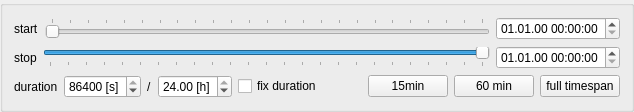
     <widget class="QGroupBox" name="groupBox">
      <property name="title">
       <string/>
      </property>
      <layout class="QVBoxLayout" name="verticalLayout">
       <item>
        <layout class="QHBoxLayout" name="horizontalLayout_start">
         <item>
          <widget class="QLabel" name="label_start">
           <property name="text">
            <string>start</string>
           </property>
          </widget>
         </item>
         <item>
          <widget class="QSlider" name="horizontalSlider_start">
           <property name="sizePolicy">
            <sizepolicy hsizetype="Expanding" vsizetype="Fixed">
             <horstretch>0</horstretch>
             <verstretch>0</verstretch>
            </sizepolicy>
           </property>
           <property name="maximum">
            <number>86400</number>
           </property>
           <property name="singleStep">
            <number>900</number>
           </property>
           <property name="pageStep">
            <number>900</number>
           </property>
           <property name="orientation">
            <enum>Qt::Horizontal</enum>
           </property>
           <property name="tickPosition">
            <enum>QSlider::TicksAbove</enum>
           </property>
           <property name="tickInterval">
            <number>3600</number>
           </property>
          </widget>
         </item>
         <item>
          <widget class="QDateTimeEdit" name="dateTimeEdit_start">
           <property name="sizePolicy">
            <sizepolicy hsizetype="Minimum" vsizetype="Fixed">
             <horstretch>0</horstretch>
             <verstretch>0</verstretch>
            </sizepolicy>
           </property>
           <property name="dateTime">
            <datetime>
             <hour>0</hour>
             <minute>0</minute>
             <second>0</second>
             <year>2000</year>
             <month>1</month>
             <day>1</day>
            </datetime>
           </property>
           <property name="displayFormat">
            <string>dd.MM.yy HH:mm:ss</string>
           </property>
           <property name="calendarPopup">
            <bool>false</bool>
           </property>
          </widget>
         </item>
        </layout>
       </item>
       <item>
        <layout class="QHBoxLayout" name="horizontalLayout_end">
         <item>
          <widget class="QLabel" name="label_end">
           <property name="text">
            <string>stop</string>
           </property>
          </widget>
         </item>
         <item>
          <widget class="QSlider" name="horizontalSlider_end">
           <property name="maximum">
            <number>86400</number>
           </property>
           <property name="singleStep">
            <number>900</number>
           </property>
           <property name="pageStep">
            <number>900</number>
           </property>
           <property name="value">
            <number>86400</number>
           </property>
           <property name="orientation">
            <enum>Qt::Horizontal</enum>
           </property>
           <property name="tickPosition">
            <enum>QSlider::TicksBelow</enum>
           </property>
           <property name="tickInterval">
            <number>3600</number>
           </property>
          </widget>
         </item>
         <item>
          <widget class="QDateTimeEdit" name="dateTimeEdit_end">
           <property name="displayFormat">
            <string>dd.MM.yy HH:mm:ss</string>
           </property>
          </widget>
         </item>
        </layout>
       </item>
       <item>
        <layout class="QHBoxLayout" name="horizontalLayout_3">
         <item>
          <widget class="QLabel" name="label">
           <property name="text">
            <string>duration</string>
           </property>
          </widget>
         </item>
         <item>
          <widget class="QSpinBox" name="spinBox_duration">
           <property name="suffix">
            <string> [s]</string>
           </property>
           <property name="maximum">
            <number>86400</number>
           </property>
           <property name="singleStep">
            <number>1</number>
           </property>
           <property name="value">
            <number>86400</number>
           </property>
          </widget>
         </item>
         <item>
          <widget class="QLabel" name="label_6">
           <property name="text">
            <string>/</string>
           </property>
          </widget>
         </item>
         <item>
          <widget class="QDoubleSpinBox" name="doubleSpinBox_hours">
           <property name="suffix">
            <string> [h]</string>
           </property>
           <property name="maximum">
            <double>24.000000000000000</double>
           </property>
           <property name="singleStep">
            <double>0.050000000000000</double>
           </property>
           <property name="value">
            <double>24.000000000000000</double>
           </property>
          </widget>
         </item>
         <item>
          <widget class="QCheckBox" name="checkBox_fixDuration">
           <property name="text">
            <string>fix duration</string>
           </property>
           <property name="checked">
            <bool>false</bool>
           </property>
          </widget>
         </item>
         <item>
          <spacer name="horizontalSpacer">
           <property name="orientation">
            <enum>Qt::Horizontal</enum>
           </property>
           <property name="sizeHint" stdset="0">
            <size>
             <width>40</width>
             <height>20</height>
            </size>
           </property>
          </spacer>
         </item>
         <item>
          <widget class="QPushButton" name="pushButton_30min">
           <property name="maximumSize">
            <size>
             <width>16777215</width>
             <height>16777215</height>
            </size>
           </property>
           <property name="text">
            <string>15min</string>
           </property>
          </widget>
         </item>
         <item>
          <widget class="QPushButton" name="pushButton_60min">
           <property name="maximumSize">
            <size>
             <width>16777215</width>
             <height>16777215</height>
            </size>
           </property>
           <property name="text">
            <string>60 min</string>
           </property>
          </widget>
         </item>
         <item>
          <widget class="QPushButton" name="pushButton_full">
           <property name="text">
            <string>full timespan</string>
           </property>
          </widget>
         </item>
        </layout>
       </item>
      </layout>
     </widget>
